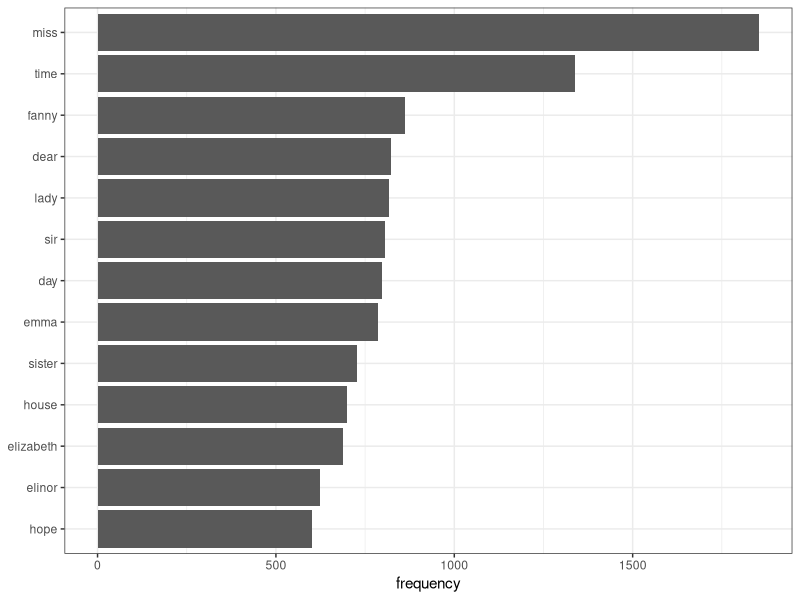

Generate this figure with R: (Note: this script raises an error after producing the figure.)
## ---- chunk 1
library(tidyverse)
library(stringr)

short_string <- "I love Spring"
long_string <- "There's is nothing I love more than 320 in the Spring"
## ---- chunk 2
str_length(c(short_string, long_string))
## ---- chunk 3
str_c(short_string, long_string, sep=". ")
## ---- chunk 4
str_sub(c(short_string, long_string), 2, 5)
## ---- chunk 5
str_trim("    I am padded    ", side="both")
## ---- chunk 6
strs <- c("apple", "banana", "pear")
str_view(strs, "an")
## ---- chunk 7
str_view(strs, ".a.")
str_view(c(strs, "a.c"), "a\\.c")
## ---- chunk 8
str_view(strs, "^a")
str_view(strs, "a$")
str_view(c("apple pie", "apple", "apple cake"), "apple")
str_view(c("apple pie", "apple", "apple cake"), "^apple$")
## ---- chunk 9
str_view(c("t867nine", "gray9"), "[aeiou]|[0-9]")
## ---- chunk 10
str_view(c("color", "colour"), "colou?r")
## ---- chunk 11
fruit <- c("banana", "coconut", "cucumber", "jujube", "papaya", "salal berry")
str_view(fruit, "(..)\\1")
## ---- chunk 12
data(words)

print(head(words))
data_frame(word=words, result=str_detect(words, "^[aeiou]")) %>% sample_n(30)
## ---- chunk 13
data(sentences)
print(head(sentences))

colors <- c("red", "orange", "yellow", "green", "blue", "purple")
colors_re <- str_c(colors, collapse="|")
print(colors_re)

sentences_with_color <- str_subset(sentences, colors_re) %>% head(10)
str_view_all(sentences_with_color, colors_re)
## ---- chunk 14
str_extract(sentences_with_color, colors_re)
## ---- chunk 15
noun_re <- "(a|the) ([^ ]+)"
noun_matches <- sentences %>%
  str_subset(noun_re) %>%
  str_match(noun_re) %>%
  head(10)
noun_matches
## ---- chunk 16
noun_matches[,3]
## ---- chunk 17
sentences %>%
  head(5) %>%
  str_split(" ")
## ---- chunk 18
library(janeaustenr)
library(tidyverse)

original_books <- austen_books() %>%
  group_by(book) %>%
  mutate(linenumber = row_number(),
         chapter = cumsum(str_detect(text, regex("^chapter [\\divxlc]", ignore_case=TRUE)))) %>%
  ungroup()

original_books
## ---- chunk 19
library(tidytext)

tidy_books <- original_books %>%
  unnest_tokens(word, text)
tidy_books
## ---- chunk 20
data(stop_words)

tidy_books <- tidy_books %>%
  anti_join(stop_words, by="word")

tidy_books
## ---- chunk 21
frequent_words <- tidy_books %>%
  count(word, sort=TRUE) %>%
  filter(n > 600)
## ---- chunk 22
frequent_words %>%
  mutate(word = reorder(word, n)) %>%
  ggplot(aes(x=word, y=n)) +
    geom_col() +
    theme_bw() +
    labs(x=NULL, y="frequency") +
    coord_flip()
## ---- chunk 23
library(lubridate)

datetime <- ymd_hms("2016-07-08 12:34:56")

year(datetime)

month(datetime)

day(datetime)

mday(datetime)

yday(datetime)

wday(datetime)
## ---- chunk 24
month(datetime, label=TRUE)
## ---- chunk 25
flights_with_dt <- flights %>%
  mutate(dep_dt=make_datetime(year, month, day, dep_time %/% 100, dep_time %% 100)) %>%
  dplyr::select(year, month, day, dep_time, dep_dt)
flights_with_dt
## ---- chunk 26
flights_with_dt %>%
  mutate(wday=wday(dep_dt, label=TRUE)) %>%
  ggplot(aes(x=wday)) +
    geom_bar()
